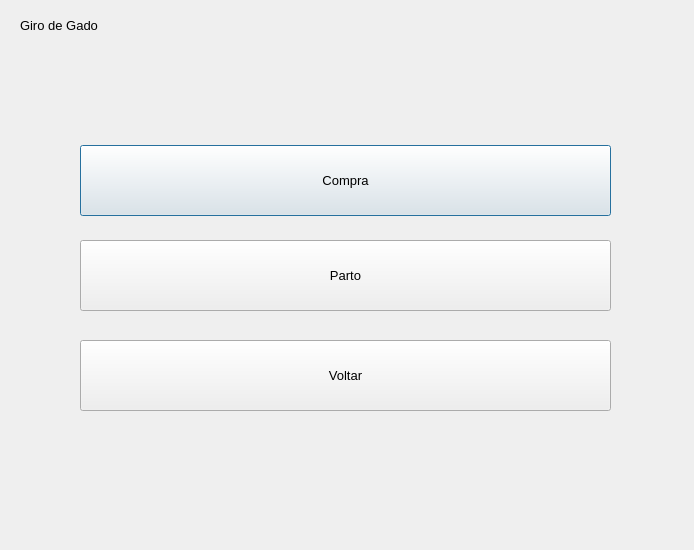
<?xml version="1.0" encoding="UTF-8"?>
<ui version="4.0">
 <class>CattleRegisterScreen</class>
 <widget class="QDialog" name="CattleRegisterScreen">
  <property name="geometry">
   <rect>
    <x>0</x>
    <y>0</y>
    <width>694</width>
    <height>550</height>
   </rect>
  </property>
  <property name="windowTitle">
   <string>Tela de Cadastro de Gado</string>
  </property>
  <widget class="QPushButton" name="buyButton">
   <property name="geometry">
    <rect>
     <x>80</x>
     <y>145</y>
     <width>531</width>
     <height>71</height>
    </rect>
   </property>
   <property name="font">
    <font>
     <pointsize>10</pointsize>
    </font>
   </property>
   <property name="text">
    <string>Compra</string>
   </property>
  </widget>
  <widget class="QPushButton" name="birthButton">
   <property name="geometry">
    <rect>
     <x>80</x>
     <y>240</y>
     <width>531</width>
     <height>71</height>
    </rect>
   </property>
   <property name="font">
    <font>
     <pointsize>10</pointsize>
    </font>
   </property>
   <property name="text">
    <string>Parto</string>
   </property>
  </widget>
  <widget class="QLabel" name="label">
   <property name="geometry">
    <rect>
     <x>20</x>
     <y>10</y>
     <width>121</width>
     <height>31</height>
    </rect>
   </property>
   <property name="font">
    <font>
     <pointsize>10</pointsize>
    </font>
   </property>
   <property name="text">
    <string>Giro de Gado</string>
   </property>
  </widget>
  <widget class="QPushButton" name="backButton">
   <property name="geometry">
    <rect>
     <x>80</x>
     <y>340</y>
     <width>531</width>
     <height>71</height>
    </rect>
   </property>
   <property name="font">
    <font>
     <pointsize>10</pointsize>
    </font>
   </property>
   <property name="text">
    <string>Voltar</string>
   </property>
  </widget>
 </widget>
 <resources/>
 <connections/>
</ui>
